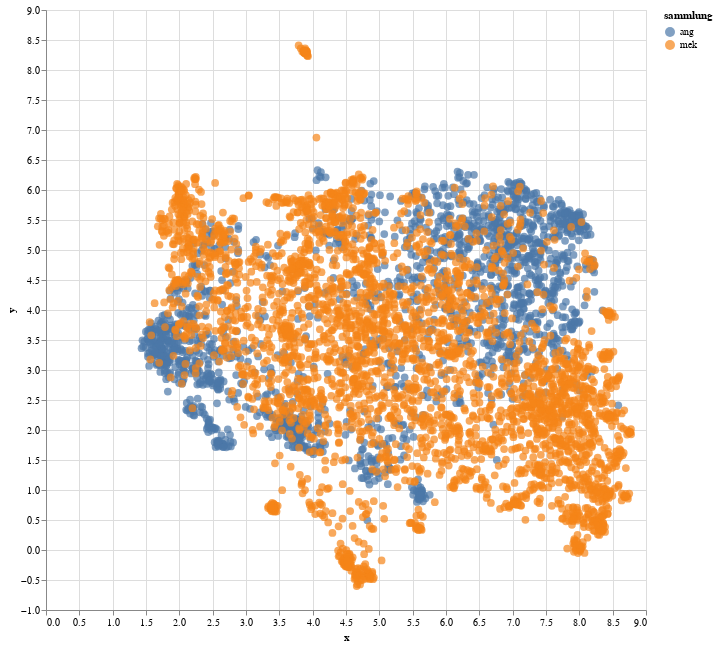

Notebook code cell kept with this figure:
### Code cell
df_joined_umap = runUmapOnDf(df_joined).join(data['sammlung'])
alt.data_transformers.disable_max_rows()
alt.Chart(df_joined_umap).encode(
      x='x',
      y='y',
      color='sammlung'
  ).mark_circle(size=60).properties(
      width=600, height=600
  ).interactive()

### Figure 1 — Vega-Lite specification as saved in the notebook (floating-point values rounded to 4 significant figures; data arrays with more than 128 entries replaced by an {"elided": "..."} marker saying what was removed)
{"config": {"view": {"continuousWidth": 400, "continuousHeight": 300}}, "data": {"name": "data-259ad2d7ad185693af00680704440377"}, "mark": {"type": "circle", "size": 60}, "encoding": {"color": {"type": "nominal", "field": "sammlung"}, "x": {"type": "quantitative", "field": "x"}, "y": {"type": "quantitative", "field": "y"}}, "height": 600, "selection": {"selector004": {"type": "interval", "bind": "scales", "encodings": ["x", "y"]}}, "width": 600, "$schema": "https://vega.github.io/schema/vega-lite/v4.8.1.json", "datasets": {"data-259ad2d7ad185693af00680704440377": {"elided": "5140 records"}}}
